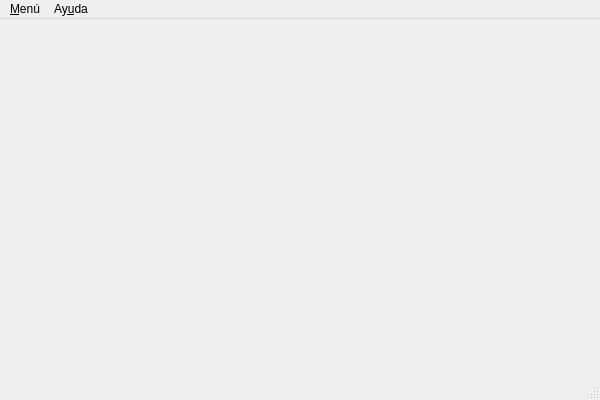
<?xml version="1.0" encoding="UTF-8"?>
<ui version="4.0">
 <class>MainWindow</class>
 <widget class="QMainWindow" name="MainWindow">
  <property name="geometry">
   <rect>
    <x>0</x>
    <y>0</y>
    <width>600</width>
    <height>400</height>
   </rect>
  </property>
  <property name="windowTitle">
   <string>MainWindow</string>
  </property>
  <property name="windowIcon">
   <iconset>
    <normaloff>res/arepacoin.ico</normaloff>res/arepacoin.ico</iconset>
  </property>
  <property name="autoFillBackground">
   <bool>false</bool>
  </property>
  <widget class="QWidget" name="centralwidget"/>
  <widget class="QMenuBar" name="menubar">
   <property name="geometry">
    <rect>
     <x>0</x>
     <y>0</y>
     <width>600</width>
     <height>22</height>
    </rect>
   </property>
   <widget class="QMenu" name="menuMen">
    <property name="title">
     <string>&amp;Menú</string>
    </property>
    <addaction name="actionAbrir"/>
    <addaction name="action_Cerrar"/>
   </widget>
   <widget class="QMenu" name="menuA_yuda">
    <property name="title">
     <string>Ay&amp;uda</string>
    </property>
    <addaction name="action_Acerca"/>
   </widget>
   <addaction name="menuMen"/>
   <addaction name="menuA_yuda"/>
  </widget>
  <widget class="QStatusBar" name="statusbar"/>
  <action name="actionAbrir">
   <property name="text">
    <string>&amp;Abrir</string>
   </property>
  </action>
  <action name="action_Cerrar">
   <property name="text">
    <string>&amp;Cerrar</string>
   </property>
  </action>
  <action name="action_Acerca">
   <property name="text">
    <string>&amp;Acerca</string>
   </property>
  </action>
 </widget>
 <resources/>
 <connections>
  <connection>
   <sender>action_Cerrar</sender>
   <signal>triggered()</signal>
   <receiver>MainWindow</receiver>
   <slot>close()</slot>
   <hints>
    <hint type="sourcelabel">
     <x>-1</x>
     <y>-1</y>
    </hint>
    <hint type="destinationlabel">
     <x>299</x>
     <y>199</y>
    </hint>
   </hints>
  </connection>
 </connections>
 <designerdata>
  <property name="gridDeltaX">
   <number>10</number>
  </property>
  <property name="gridDeltaY">
   <number>10</number>
  </property>
  <property name="gridSnapX">
   <bool>true</bool>
  </property>
  <property name="gridSnapY">
   <bool>true</bool>
  </property>
  <property name="gridVisible">
   <bool>true</bool>
  </property>
 </designerdata>
</ui>
